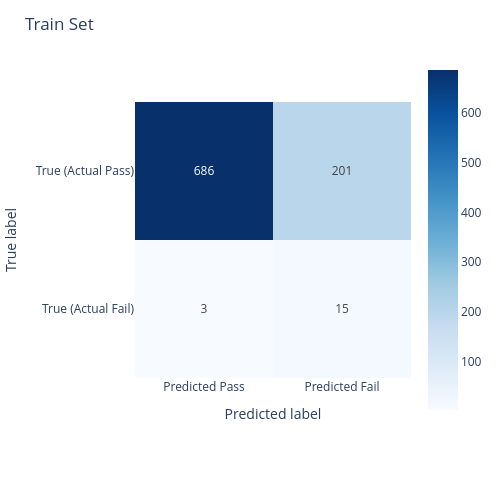

Notebook code cell kept with this figure:
### Code cell
# 1. Filter the DataFrame for 'feature_selector_idx' = best_idx
filtered_df = results_set_df[results_set_df['feature_selector_idx'] == best_idx].copy()

# A more robust way to handle this is to use both 'Historical' and 'Forecast' as separate data.
# However, since the provided image only shows one classification result column, we'll
# deduce the true and predicted values from it.

# Let's use the columns as they should be, based on standard ML practice
y_actual = filtered_df['Historical']
y_predicted = filtered_df['Forecast']

# Re-mapping based on actual and predicted outcomes
# Target is '1' (Failure).
# Actuals: 1 for Fail, 0 for Pass
# Predicted: 1 for Fail, 0 for Pass
y_true_binary = y_actual.apply(lambda x: 1 if x == 1 else 0)
y_pred_binary = y_predicted.apply(lambda x: 1 if x == 1 else 0)

# 3. Calculate the confusion matrix
# The `labels` argument ensures the order of the matrix is [Positive, Negative]
# The provided image shows Predicted Pass (0) before Predicted Fail (1) and
# True Pass (0) before True Fail (1). Let's adjust the labels accordingly.
cm = confusion_matrix(y_true_binary, y_pred_binary, labels=[0, 1])

# 4. Create a DataFrame for the heatmap with correct labels
# The provided image shows 'True label 0' (Pass) at the top and 'True label 1' (Fail) at the bottom.
# It also shows 'Predicted label 0' (Pass) on the left and 'Predicted label 1' (Fail) on the right.
# We need to reflect this order in our labels.
cm_df = pd.DataFrame(
    cm,
    index=['True (Actual Pass)', 'True (Actual Fail)'],
    columns=['Predicted Pass', 'Predicted Fail']
)

# 5. Plot the confusion matrix using Plotly Express
fig = px.imshow(cm_df, text_auto=True, color_continuous_scale='blues')

# Update layout for a better visualization
fig.update_layout(
    title='Train Set', # Title is now 'Train Set'
    xaxis_title='Predicted label',
    yaxis_title='True label',
    width=500,
    height=500,
    xaxis_showgrid=False,
    yaxis_showgrid=False
)

# Save the figure to a file
file_path = os.path.join(save_path, 'confusion_matrix.png')

os.makedirs(os.path.dirname(file_path), exist_ok=True)
fig.write_image(file_path)

fig.show()

print(f"Corrected confusion matrix chart has been generated and saved to {file_path}.")

### Figure 1 — Plotly figure (JSON) as saved in the notebook; plotly's stock layout.template omitted (floating-point values rounded to 4 significant figures)
{"data": [{"coloraxis": "coloraxis", "hovertemplate": "x: %{x}<br>y: %{y}<br>color: %{z}<extra></extra>", "name": "0", "texttemplate": "%{z}", "type": "heatmap", "x": ["Predicted Pass", "Predicted Fail"], "xaxis": "x", "y": ["True (Actual Pass)", "True (Actual Fail)"], "yaxis": "y", "z": [[686, 201], [3, 15]]}], "layout": {"coloraxis": {"colorscale": [[0, "rgb(247,251,255)"], [0.125, "rgb(222,235,247)"], [0.25, "rgb(198,219,239)"], [0.375, "rgb(158,202,225)"], [0.5, "rgb(107,174,214)"], [0.625, "rgb(66,146,198)"], [0.75, "rgb(33,113,181)"], [0.875, "rgb(8,81,156)"], [1, "rgb(8,48,107)"]]}, "height": 500, "margin": {"t": 60}, "title": {"text": "Train Set"}, "width": 500, "xaxis": {"anchor": "y", "constrain": "domain", "domain": [0, 1], "scaleanchor": "y", "showgrid": false, "title": {"text": "Predicted label"}}, "yaxis": {"anchor": "x", "autorange": "reversed", "constrain": "domain", "domain": [0, 1], "showgrid": false, "title": {"text": "True label"}}}}
